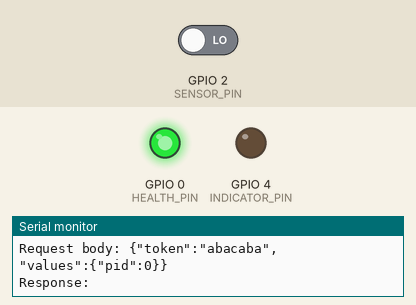
Simulated run of this sketch. Board: ESP32. Parts: output pins drawn as LEDs (lit = HIGH), the last lines printed to the serial monitor. Inputs (shaded band) come from the test bench; at power-on: GPIO 2 (SENSOR_PIN) LOW. WiFi joins after 1.5 s; servers stay silent unless stated; uploads are accepted with an empty reply.

Above: at 13.5 s.
13.6 s: GPIO 2 (SENSOR_PIN) driven HIGH
At 18.3 s:
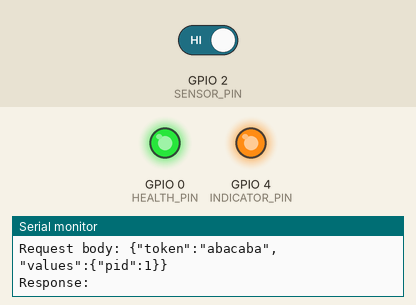
20.3 s: GPIO 2 (SENSOR_PIN) driven LOW
At 23.6 s:
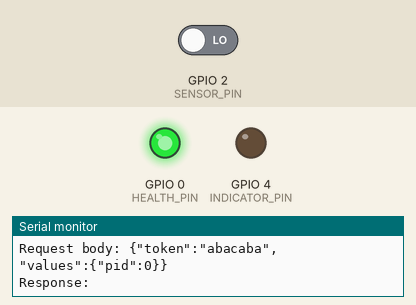
Timing chart, 0 to 25.1 s (numbered marks = the images above; inputs shaded):
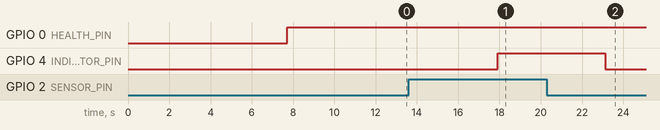

Measured:
- after the input at 13.6 s, GPIO 4 (INDICATOR_PIN): LOW → HIGH after 4.3 s
- after the input at 20.3 s, GPIO 4 (INDICATOR_PIN): HIGH → LOW after 2.8 s

The sketch:

esp32.ino
```cpp
#include <WiFi.h>
#include <WiFiClient.h>
#include <HTTPClient.h>
#include <ArduinoJson.h>

#define WIFI_SSID "Wokwi-GUEST"
#define WIFI_PASSWORD ""
#define WIFI_CHANNEL 6

#define HEALTH_PIN 0
#define SENSOR_PIN 2
#define INDICATOR_PIN 4

#define SERVER "http://iversy.ru:8751"
#define DEVICE_NAME "PID-1"
#define TOKEN "abacaba"
#define DELAY 5000

boolean SUCCESS = false;

int PID = 0;

void connectToWiFi() {
  Serial.print("Connecting to WiFi ");
  Serial.print(WIFI_SSID);

  WiFi.begin(WIFI_SSID, WIFI_PASSWORD, WIFI_CHANNEL);

  int attempts = 0;
  while (WiFi.status() != WL_CONNECTED && attempts < 20) {
    delay(100);
    Serial.print(".");
    attempts++;
  }

  if (WiFi.status() == WL_CONNECTED) {
    Serial.println(" Connected!");
    Serial.print("IP address: ");
    Serial.println(WiFi.localIP());
  } else {
    Serial.println(" Failed to connect!");
  }

  Serial.println();
  delay(1000);
}

StaticJsonDocument<100> requestDocument() {
  StaticJsonDocument<100> values;
  values["pid"] = PID;

  StaticJsonDocument<100> doc;
  doc["token"] = TOKEN;
  doc["values"] = values;
  return doc;
}

void processResponce(HTTPClient &http, String payload) {
  SUCCESS = true;
  http.end();
}

void sendState() {
  SUCCESS = false;
  HTTPClient http;

  String url = String(SERVER) + "/api/v1/heartbeat/" DEVICE_NAME;

  Serial.println(url);
  http.begin(url);
  http.setTimeout(10000);
  http.addHeader("Content-Type", "application/json");

  String requestBody;
  serializeJson(requestDocument(), requestBody);

  Serial.print("Request body: ");
  Serial.println(requestBody);

  int httpCode = http.POST(requestBody);

  if (httpCode != 200) {
    Serial.printf("HTTP Response code: %d\n", httpCode);
    http.end();
    return;
  }

  String payload = http.getString();
  Serial.print("Response: ");
  Serial.println(payload);

  processResponce(http, payload);
}

void readSensor() {
  PID = digitalRead(SENSOR_PIN);
}

void showLed() {
  digitalWrite(INDICATOR_PIN, PID);
}

void setup(void) {
  Serial.begin(115200);

  pinMode(HEALTH_PIN, OUTPUT);
  pinMode(INDICATOR_PIN, OUTPUT);
  pinMode(SENSOR_PIN, INPUT);

}

void loop(void) {
  readSensor();
  showLed();

  if (WiFi.status() != WL_CONNECTED) {
    Serial.println("WiFi connection lost! Reconnecting...");
    digitalWrite(HEALTH_PIN, LOW);
    connectToWiFi();
    delay(DELAY);
    return;
  }

  sendState();

  digitalWrite(HEALTH_PIN, SUCCESS);
  if (!SUCCESS) {
    delay(DELAY);
    return;
  }

  delay(DELAY);
}
```
